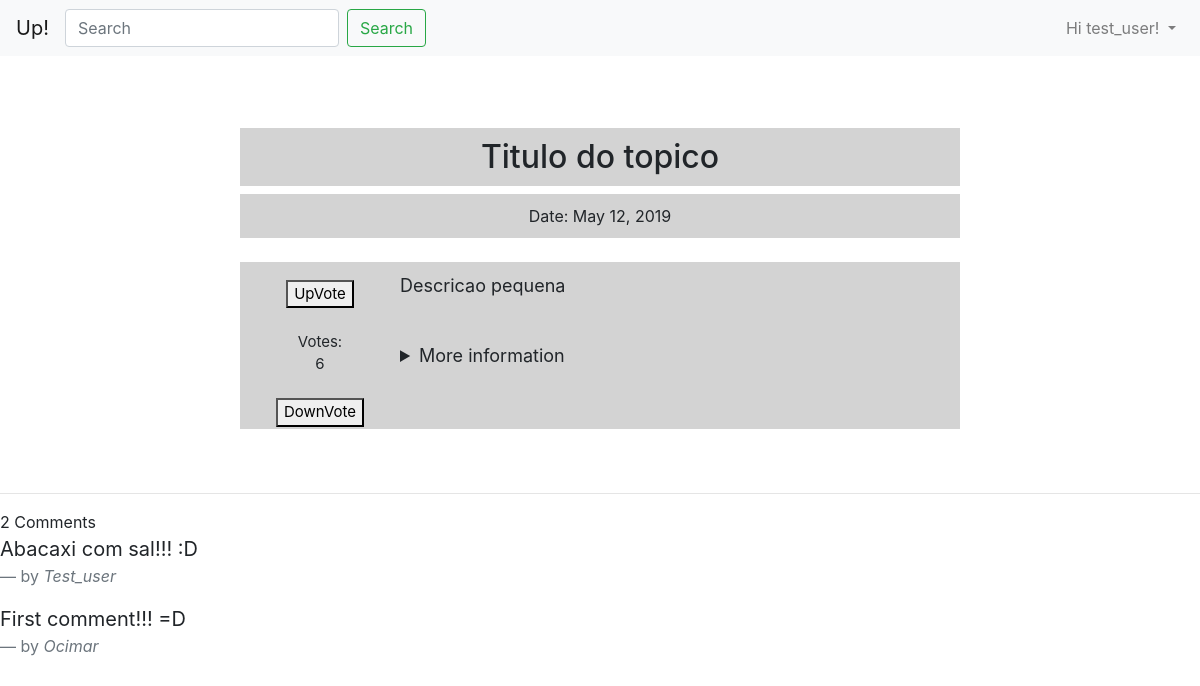
Page /Topics/2/ (signed in) on the committed database.
### Topics/models.py (models this page shows, shortened)
class TopicInformation(models.Model):
    title_text = models.CharField(max_length=50)
    small_description = models.CharField(max_length=500)
    pub_date = models.DateField('date published')
    votes = models.IntegerField(default=0)
    big_description = models.CharField(max_length=10000)

class Comment(models.Model):
    topic = models.ForeignKey(TopicInformation, on_delete=models.CASCADE)
    user = models.ForeignKey(User, on_delete=models.CASCADE)
    content = models.TextField(max_length=160)
    timestamp = models.DateTimeField(auto_now_add=True)

### Topics/views.py (the view)
# urls.py: path('<int:id>/', views.detail, name='detail'),
def detail(request, id):
    try:
        topic = TopicInformation.objects.get(pk=id)
    except TopicInformation.DoesNotExist:
        raise Http404("Topic does not exist.")
    comments = Comment.objects.filter(topic=topic).order_by('-id')
    if request.method == 'TOPIC':
        comment_form = CommentForm(request.POST or None)
        if comment_form.is_valid():
            comment_form.save()
    else:
        comment_form = CommentForm()
    context = {
        'topic': topic,
        'comments': comments,
        'comment_form': comment_form,
    }
    return render(request, 'Topics/detail.html', context)

### Topics/forms.py
class CommentForm(forms.ModelForm):
    class Meta:
        model = Comment
        fields = ('content',)

### Topics/templates/Topics/detail.html (shortened to what this page needs)
{% extends 'WebApp/base.html' %}
{% block content %}
<br>
<h2>{{topic.title_text}}</h2>
<p class="date">Date: {{topic.pub_date}}</p>
<br>
<div class="box">
    <div class="div1">
        <form action="{% url 'Topics:upvote' topic.id %}" method='POST'>
    <button type='submit'>UpVote</button>
        </form>
        <br>
        Votes: <br> {{topic.votes}}
        <br>
        <br>
    <form action="{% url 'Topics:downvote' topic.id %}" method='POST'>
    <button type='submit'>DownVote</button>
    </form>
    </div>
    <div class="div2">
        <p class="small_description"> {{topic.small_description}} </p>
        <br>
        <details> <summary> More information</summary>
        </details>
    </div>
</div>
<br><br>
<hr>
<div class="main-comment-section">
    {{ comments.count }} Comment{{ comments|pluralize }}
    {% for comment in comments%}
     <blockquote class="blockquote">
         <p class="mb-0"> {{ comment.content }}</p>
         <footer class="blockquote-footer">by <cite title="Source Title">{{comment.user|capfirst}}</cite> </footer>
     </blockquote>
    {%endfor%}
</div>
{% endblock %}

### templates/WebApp/base.html (shortened to what this page needs)
<!DOCTYPE html>
<html>
{% load static %}
<head>
    <link rel="stylesheet" href="{% static "style.css" %}">
    <link rel="stylesheet" href="https://stackpath.bootstrapcdn.com/bootstrap/4.3.1/css/bootstrap.min.css">
</head>
<body>
<nav class="navbar navbar-expand-lg navbar-light bg-light">
  <a class="navbar-brand" href="{% url 'index' %}">Up!</a>
  <div class="collapse navbar-collapse" id="navbarSupportedContent">
    <ul class="navbar-nav mr-auto">
    <form class="form-inline my-2 my-lg-0" action="{% url 'index' %}">
      <input class="form-control mr-sm-2" type="search" placeholder="Search" aria-label="Search" name="q">
      <button class="btn btn-outline-success my-2 my-sm-0" type="submit">Search</button>
    </form>
    </ul>
    <ul class="navbar-nav">
        {% if request.user.is_authenticated %}
        <li class="nav-item dropdown">
            <a class="nav-link dropdown-toggle" href="#" id="navbarDropdown" role="button" data-toggle="dropdown" aria-haspopup="true" aria-expanded="false">
              <span>Hi {{ request.user }}!</span>
            </a>
        </li>
        {% else %}
        <li class="nav-item">
            <a href="{% url 'user_login' %}" class="nav_link">Login</a>
        </li>
        {% endif %}
    </ul>
  </div>
</nav>
<br>
<br>
<main>
    {% block content %}
    {% endblock %}
</main>
</body>
</html>

### static/style.css (style rules this page uses)
.div1 { text-align: center; position: relative; top: 5%; font-size: 15px; }
.div2 { padding-left: 10px; font-size: 18px; }
.box { display: grid; grid-template-columns: 20% 80%; width: 60%; background-color: lightgrey; padding: 10px; margin: auto; }
.date { text-align: center; background-color: lightgrey; width: 60%; padding: 10px; border: 0; margin: auto; }
h2 { text-align: center; background-color: lightgrey; width: 60%; padding: 10px; border: 0; margin: auto; }

### rows in the picture
TopicInformation: title_text "Titulo do topico", pub_date "May 12, 2019", votes "6", small_description "Descricao pequena"
Comment: content "Abacaxi com sal!!! :D", user "Test_user"
Comment: content "First comment!!! =D", user "Ocimar"

### other values in the picture
{{ request.user }} "test_user"
{{ comments.count }} "2"
